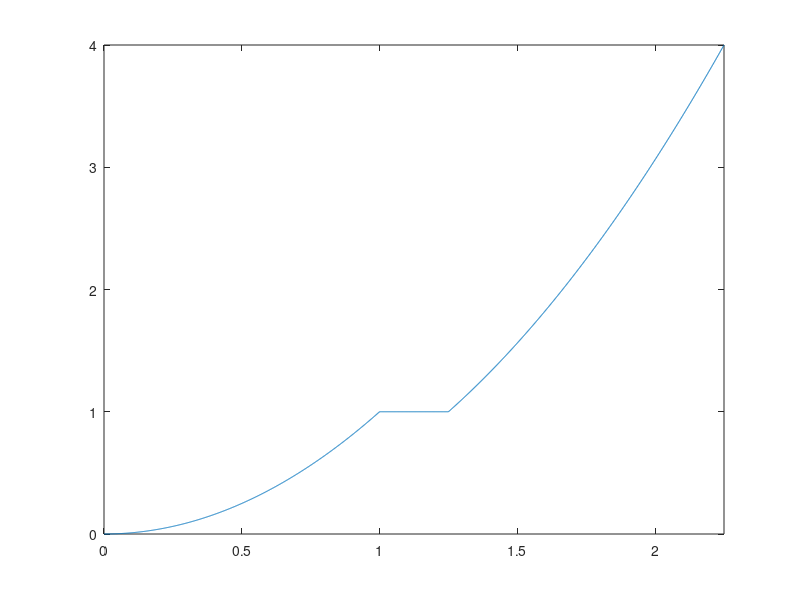

Write the MATLAB code that produced this figure.

%plot check
a=0;
b=2;
b2=2.25;
h=0.001;
x=a:h:b;
x_adj=a:h:b2;
y_adj=zeros(1,length(x_adj));
xgap=length(b:h:b2);
f = @(x) x.^2; 
y=f(x);
midpoint=(length(x)-1)/2+1;
y_adj(1:midpoint)=y(1:midpoint);
y_adj((midpoint+1):(midpoint+xgap))=y(midpoint);
y_adj(midpoint+xgap:length(x_adj))=y(midpoint+1:length(x));
% plot(x_adj(1:midpoint),y_adj(1:midpoint))
% grid on
% hold on
% plot(x_adj((midpoint+1):(midpoint+xgap)),y_adj((midpoint+1):(midpoint+xgap)),'LineWidth',10)
% hold on
% plot(x_adj(midpoint+xgap:length(x_adj)),y_adj(midpoint+xgap:length(x_adj)))
plot(x_adj,y_adj)
axis([0 b2 0 4])